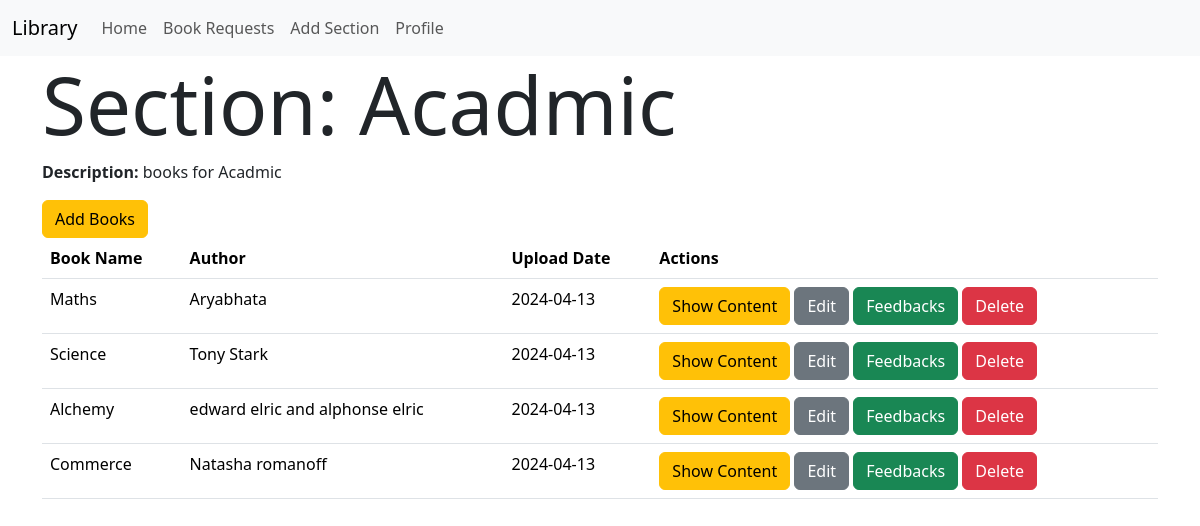
The app's page /section/2 (signed in) with its own data.
### models.py (models this page shows)
class Section(db.Model):
    id = db.Column(db.Integer, primary_key=True)
    name = db.Column(db.String(32), unique=True)
    date_created = db.Column(db.Date,default=datetime.utcnow)
    description = db.Column(db.Text)#
    books = db.relationship('Book', backref='section', lazy=True,cascade='all, delete-orphan')

class Book(db.Model):
    id = db.Column(db.Integer, primary_key=True)
    name = db.Column(db.String(64), nullable=False)
    content = db.Column(db.Text)
    authors = db.Column(db.String(255))
    book_upload_date = db.Column(db.Date,default=datetime.utcnow)
    book_rating = db.Column(db.Float)
    section_id = db.Column(db.Integer, db.ForeignKey('section.id'), nullable=False)
    bookrequest = db.relationship('BookRequest', backref='book', lazy=True, cascade='all, delete-orphan')
    feedback_records = db.relationship('Feedback', backref='', lazy=True, cascade='all, delete-orphan')

### routes.py (the view)
@app.route('/section/<int:id>')
@librarian_required
def show_section(id):
    user = User.query.get(session['user_id'])
    section = Section.query.get(id)
    books = Book.query.filter_by(section_id=id).all()
    return render_template('section/show.html',books=books,section = section,user=user)

### routes.py (called while the page is built)
def librarian_required(func):
    @wraps(func)
    def inner(*args, **kwargs):
        if 'user_id' not in session:
            flash('Please login to continue')
            return redirect(url_for('login'))
        user = User.query.get(session['user_id'])
        if not user.is_librarian:
            flash('You are not authorized to access this page')
            return redirect(url_for('index'))
        return func(*args, **kwargs)
    return inner

### templates/section/show.html (shortened to what this page needs)
{% extends 'layout.html' %}
{% block content %}
<h1 class="display-1">Section: {{section.name}}</h1>
<p> <b>Description:</b> {{section.description}}</p>
<a href="{{url_for('add_book',section_id= section.id)}}" class="btn btn-warning">
    Add Books
</a>
<table class="table">
    <thead>
        <tr>
            <th>Book Name</th>
            <th>Author</th>
            <th>Upload Date</th>
            <th>Actions</th>
        </tr>
    </thead>
    <tbody>
        {% for book in books %}
        <tr>
            <td>{{book.name}}</td>
            <td>{{book.authors}}</td>
            <td>{{book.book_upload_date}}</td>
            <td>
                <a href="{{url_for('show_book', id=book.id)}}" class="btn btn-warning">
                    Show Content
                </a>
                <a href="{{url_for('edit_book' , id=book.id)}}" class="btn btn-secondary">
                    Edit
                </a>
                <a href="{{url_for('see_feedback', id=book.id)}}" class="btn btn-success">
                    Feedbacks
                </a>
                <a href="{{url_for('delete_book', id=book.id)}}" class="btn btn-danger">
                    Delete
                </a>
            </td>
        </tr>
        {% endfor %}
    </tbody>
</table>
{% endblock %}

### records on screen
Section: name "Acadmic", description "books for Acadmic"
Book: name "Maths", authors "Aryabhata", book_upload_date "2024-04-13"
Book: name "Science", authors "Tony Stark", book_upload_date "2024-04-13"
Book: name "Alchemy", authors "edward elric and alphonse elric", book_upload_date "2024-04-13"
Book: name "Commerce", authors "Natasha romanoff", book_upload_date "2024-04-13"
